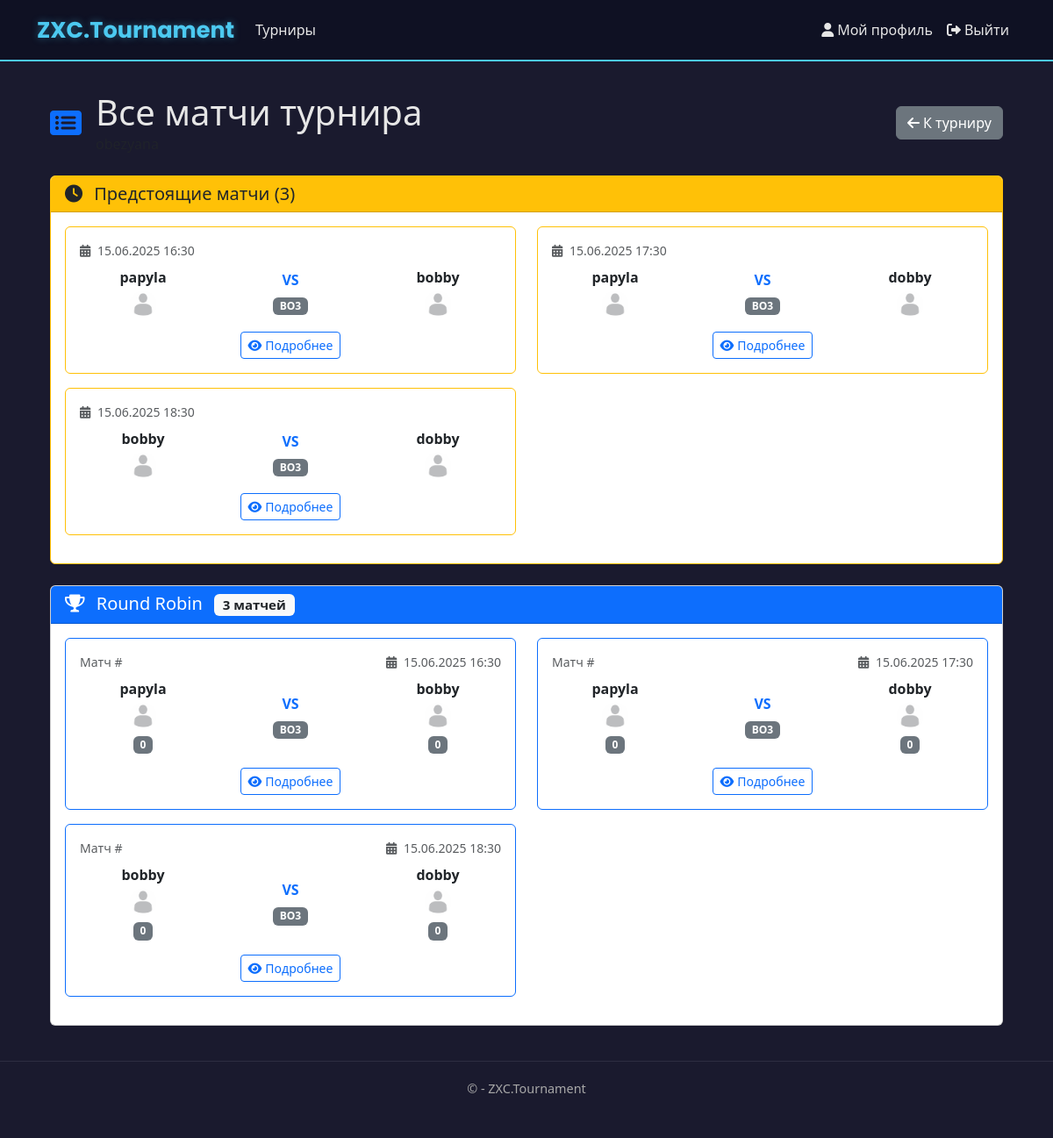
/tournaments/1/matches/ (signed in), run on the app's committed database.
### app/models.py (models this page shows, shortened)
class RoundRobinMatch(models.Model):
    table = models.ForeignKey(RoundRobinTable, on_delete=models.CASCADE, related_name='matches')
    team1 = models.ForeignKey(Team, on_delete=models.CASCADE, related_name='rr_team1_matches')
    team2 = models.ForeignKey(Team, on_delete=models.CASCADE, related_name='rr_team2_matches')
    winner = models.ForeignKey(Team, on_delete=models.SET_NULL, null=True, blank=True, related_name='rr_won_matches')
    team1_score = models.PositiveIntegerField(default=0)
    team2_score = models.PositiveIntegerField(default=0)
    format = models.CharField(max_length=3, choices=TournamentBracket.FORMAT_CHOICES, default='BO3')
    scheduled_time = models.DateTimeField(null=True, blank=True)
    is_completed = models.BooleanField(default=False)
    round_number = models.PositiveIntegerField(default=1)
    class Meta:
        unique_together = ('table', 'team1', 'team2')
        ordering = ['round_number', 'scheduled_time']
        verbose_name = 'Матч Round Robin'
        verbose_name_plural = 'Матчи Round Robin'

class Team(models.Model):
    name = models.CharField(
        max_length=100,
        unique=True,
        verbose_name="Название команды",
        error_messages={
            'unique': "Команда с таким названием уже существует"
        }
    )
    avatar = models.ImageField(
        upload_to='team_avatars/',
        default='team_avatars/default.jpg',
        blank=True,
        null=True,
        verbose_name="Аватар команды"
    )
    captain = models.ForeignKey(
        User,
        on_delete=models.CASCADE,
        related_name='captained_teams',
        verbose_name="Капитан"
    )
    members = models.ManyToManyField(
        User,
        related_name='teams',
        blank=True,
        verbose_name="Участники"
    )
    created_at = models.DateTimeField(
        auto_now_add=True,
        verbose_name="Дата создания"
    )
    invite_code = models.CharField(
        max_length=32,
        unique=True,
        verbose_name="Код приглашения"
    )
    class Meta:
        verbose_name = 'Команда'
        verbose_name_plural = 'Команды'
        ordering = ['-created_at']

### app/views.py (the view, shortened to what this page needs)
# urls.py: path('tournaments/<int:tournament_id>/matches/', views.tournament_matches, name='tournament_matches'),
@login_required
def tournament_matches(request, tournament_id):
    tournament = get_object_or_404(Tournament, id=tournament_id)
    upcoming_matches = get_upcoming_matches(tournament)
    matches_by_stage = []
    if tournament.tournament_format == 'round_robin':
        if hasattr(tournament, 'round_robin_table'):
            all_matches = tournament.round_robin_table.matches.all()
            if all_matches:
                matches_by_stage.append({
                    'stage': type('obj', (object,), {'name': 'Round Robin', 'stage_type': 'ROUND_ROBIN'})(),
                    'matches': all_matches
                })
    context = {
        'tournament': tournament,
        'upcoming_matches': upcoming_matches,
        'matches_by_stage': matches_by_stage
    }
    return render(request, 'app/tournaments/matches/tournament_matches.html', context)

### app/bracket_features.py (called while the page is built, shortened)
def get_upcoming_matches(tournament):
    upcoming_matches = []
    if tournament.tournament_format == 'round_robin':
        if hasattr(tournament, 'round_robin_table'):
            matches = tournament.round_robin_table.matches.filter(
                is_completed=False,
                scheduled_time__isnull=False
            ).order_by('scheduled_time')[:10]
            upcoming_matches.extend(matches)
    return upcoming_matches

### app/templates/app/tournaments/matches/tournament_matches.html (shortened to what this page needs)
{% extends "app/layout.html" %}
{% block content %}
<div class="container mt-4">
    <div class="d-flex justify-content-between align-items-center mb-4">
        <div class="d-flex align-items-center">
            <i class="fas fa-list-alt fa-2x text-primary me-3"></i>
            <div>
                <h1 class="mb-0">Все матчи турнира</h1>
                <p class="text-muted mb-0">{{ tournament.name }}</p>
            </div>
        </div>
        <a href="{% url 'tournament_detail' tournament.id %}" class="btn btn-secondary">
            <i class="fas fa-arrow-left me-1"></i>К турниру
        </a>
    </div>
    {% if upcoming_matches %}
    <div class="card mb-4 border-warning">
        <div class="card-header bg-warning text-dark">
            <h5 class="mb-0">
                <i class="fas fa-clock me-2"></i>
                Предстоящие матчи ({{ upcoming_matches|length }})
            </h5>
        </div>
        <div class="card-body">
            <div class="row">
                {% for match in upcoming_matches %}
                <div class="col-lg-6 mb-3">
                    <div class="card h-100 border-warning">
                        <div class="card-body">
                            <div class="d-flex justify-content-between align-items-center mb-2">
                                {% if match.scheduled_time %}
                                <small class="text-muted">
                                    <i class="fas fa-calendar-alt me-1"></i>
                                    {{ match.scheduled_time|date:"d.m.Y H:i" }}
                                </small>
                                {% endif %}
                            </div>
                            <div class="row align-items-center">
                                <div class="col-4 text-center">
                                    <div class="fw-bold">
                                        {% if match.team1 %}
                                        {{ match.team1.name }}
                                        {% else %}
                                        TBD
                                        {% endif %}
                                    </div>
                                    {% if match.team1 and match.team1.avatar %}
                                    <img src="{{ match.team1.avatar.url }}" alt="{{ match.team1.name }}"
                                         class="rounded-circle mt-1" width="30" height="30">
                                    {% endif %}
                                </div>
                                <div class="col-4 text-center">
                                    <span class="fw-bold text-primary">VS</span>
                                    <div class="mt-1">
                                        {% if match.stage %}
                                        <span class="badge bg-secondary">{{ match.stage.get_format_display }}</span>
                                        {% else %}
                                        <span class="badge bg-secondary">{{ match.format }}</span>
                                        {% endif %}
                                    </div>
                                </div>
                                <div class="col-4 text-center">
                                    <div class="fw-bold">
                                        {% if match.team2 %}
                                        {{ match.team2.name }}
                                        {% else %}
                                        TBD
                                        {% endif %}
                                    </div>
                                    {% if match.team2 and match.team2.avatar %}
                                    <img src="{{ match.team2.avatar.url }}" alt="{{ match.team2.name }}"
                                         class="rounded-circle mt-1" width="30" height="30">
                                    {% endif %}
                                </div>
                            </div>
                            <div class="text-center mt-3">
                                <a href="{% url 'match_detail' tournament.id match.id %}" class="btn btn-outline-primary btn-sm">
                                    <i class="fas fa-eye me-1"></i>Подробнее
                                </a>
                            </div>
                        </div>
                    </div>
                </div>
                {% endfor %}
            </div>
        </div>
    </div>
    {% endif %}
    {% for stage_matches in matches_by_stage %}
    <div class="card mb-4">
        <div class="card-header {% if stage_matches.stage.stage_type == 'LOWER' %}bg-secondary text-white{% else %}bg-primary text-white{% endif %}">
            <h5 class="mb-0">
                <i class="fas fa-trophy me-2"></i>
                {{ stage_matches.stage.name }}
                <span class="badge bg-light text-dark ms-2">{{ stage_matches.matches|length }} матчей</span>
            </h5>
        </div>
        <div class="card-body">
            {% if stage_matches.matches %}
            <div class="row">
                {% for match in stage_matches.matches %}
                <div class="col-lg-6 mb-3">
                    <div class="card h-100 {% if match.winner %}bg-light{% else %}border-primary{% endif %}">
                        <div class="card-body">
                            <div class="d-flex justify-content-between align-items-center mb-2">
                                <small class="text-muted">Матч #{{ match.match_number }}</small>
                                {% if match.scheduled_time %}
                                <small class="text-muted">
                                    <i class="fas fa-calendar-alt me-1"></i>
                                    {{ match.scheduled_time|date:"d.m.Y H:i" }}
                                </small>
                                {% endif %}
                            </div>
                            <div class="row align-items-center">
                                <div class="col-4 text-center">
                                    <div class="fw-bold {% if match.winner == match.team1 %}text-success{% endif %}">
                                        {% if match.team1 %}
                                        {{ match.team1.name }}
                                        {% else %}
                                        TBD
                                        {% endif %}
                                    </div>
                                    {% if match.team1 and match.team1.avatar %}
                                    <img src="{{ match.team1.avatar.url }}" alt="{{ match.team1.name }}"
                                         class="rounded-circle mt-1" width="30" height="30">
                                    {% endif %}
                                    {% if match.team1_score is not None %}
                                    <div class="mt-1">
                                        <span class="badge {% if match.winner == match.team1 %}bg-success{% else %}bg-secondary{% endif %}">
                                            {{ match.team1_score }}
                                        </span>
                                    </div>
                                    {% endif %}
                                </div>
                                <div class="col-4 text-center">
                                    {% if match.winner %}
                                    <i class="fas fa-check-circle text-success fa-2x"></i>
                                    {% elif match.is_bye %}
                                    <span class="text-warning">BYE</span>
                                    {% else %}
                                    <span class="fw-bold text-primary">VS</span>
                                    {% endif %}
                                    <div class="mt-1">
                                        {% if match.stage %}
                                        <span class="badge bg-secondary">{{ match.stage.get_format_display }}</span>
                                        {% else %}
                                        <span class="badge bg-secondary">{{ match.format }}</span>
                                        {% endif %}
                                    </div>
                                </div>
                                <div class="col-4 text-center">
                                    <div class="fw-bold {% if match.winner == match.team2 %}text-success{% endif %}">
                                        {% if match.team2 %}
                                        {{ match.team2.name }}
                                        {% else %}
                                        TBD
                                        {% endif %}
                                    </div>
                                    {% if match.team2 and match.team2.avatar %}
                                    <img src="{{ match.team2.avatar.url }}" alt="{{ match.team2.name }}"
                                         class="rounded-circle mt-1" width="30" height="30">
                                    {% endif %}
                                    {% if match.team2_score is not None %}
                                    <div class="mt-1">
                                        <span class="badge {% if match.winner == match.team2 %}bg-success{% else %}bg-secondary{% endif %}">
                                            {{ match.team2_score }}
                                        </span>
                                    </div>
                                    {% endif %}
                                </div>
                            </div>
                            <div class="text-center mt-3">
                                <a href="{% url 'match_detail' tournament.id match.id %}" class="btn btn-outline-primary btn-sm">
                                    <i class="fas fa-eye me-1"></i>Подробнее
                                </a>
                            </div>
                        </div>
                    </div>
                </div>
                {% endfor %}
            </div>
            {% else %}
            <p class="text-muted text-center mb-0">
                <i class="fas fa-info-circle me-2"></i>
                Матчи для этой стадии еще не созданы
            </p>
            {% endif %}
        </div>
    </div>
    {% endfor %}
</div>
{% endblock %}

### app/static/app/content/site.css (style rules this page uses)
body { padding-top: 10px; padding-bottom: 10px; }
body { background-color: #1a1a2e; color: #e6e6e6; font-family: 'Segoe UI', Tahoma, Geneva, Verdana, sans-serif; }

### data on the page
RoundRobinMatch: scheduled_time "15.06.2025 16:30", team1.name "papyla", team1.avatar (placeholder picture), format "BO3", team2.name "bobby", team2.avatar (placeholder picture), team1_score "0", shows "VS", team2_score "0"
RoundRobinMatch: scheduled_time "15.06.2025 17:30", team1.name "papyla", team1.avatar (placeholder picture), format "BO3", team2.name "dobby", team2.avatar (placeholder picture), team1_score "0", shows "VS", team2_score "0"
RoundRobinMatch: scheduled_time "15.06.2025 18:30", team1.name "bobby", team1.avatar (placeholder picture), format "BO3", team2.name "dobby", team2.avatar (placeholder picture), team1_score "0", shows "VS", team2_score "0"

### other printed values
{{ upcoming_matches|length }} "3"
{{ stage_matches.stage.name }} "Round Robin"
{{ stage_matches.matches|length }} "3"
